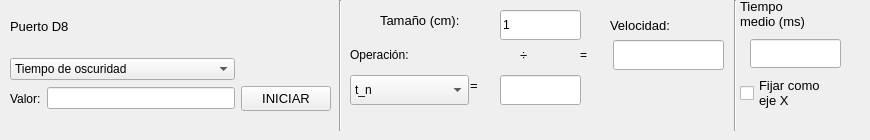
    <widget class="QWidget" name="tab_photogate">
     <attribute name="title">
      <string>Fotocompuertas</string>
     </attribute>
     <widget class="QLineEdit" name="size_entry">
      <property name="geometry">
       <rect>
        <x>500</x>
        <y>10</y>
        <width>81</width>
        <height>30</height>
       </rect>
      </property>
      <property name="text">
       <string>1</string>
      </property>
     </widget>
     <widget class="QWidget" name="gridLayoutWidget_2">
      <property name="geometry">
       <rect>
        <x>10</x>
        <y>0</y>
        <width>321</width>
        <height>111</height>
       </rect>
      </property>
      <layout class="QGridLayout" name="gridLayout_3" rowstretch="0,0,0">
       <property name="verticalSpacing">
        <number>6</number>
       </property>
       <item row="1" column="0">
        <widget class="QComboBox" name="photo_option">
         <property name="font">
          <font>
           <pointsize>9</pointsize>
          </font>
         </property>
         <item>
          <property name="text">
           <string>Tiempo de oscuridad</string>
          </property>
         </item>
         <item>
          <property name="text">
           <string>Tiempo claro-&gt;oscuro</string>
          </property>
         </item>
         <item>
          <property name="text">
           <string>Tiempo claro&lt;-&gt;oscuro</string>
          </property>
         </item>
         <item>
          <property name="text">
           <string>Tiempo doble fotocompuerta</string>
          </property>
         </item>
        </widget>
       </item>
       <item row="2" column="1">
        <widget class="QPushButton" name="photo_start_btn">
         <property name="minimumSize">
          <size>
           <width>90</width>
           <height>25</height>
          </size>
         </property>
         <property name="font">
          <font>
           <pointsize>10</pointsize>
          </font>
         </property>
         <property name="text">
          <string>INICIAR</string>
         </property>
         <property name="icon">
          <iconset theme="QIcon::ThemeIcon::MediaPlaybackStart">
           <normaloff>../../../../.designer/backup</normaloff>../../../../.designer/backup</iconset>
         </property>
        </widget>
       </item>
       <item row="0" column="0">
        <widget class="QLabel" name="label_portD7">
         <property name="font">
          <font>
           <pointsize>10</pointsize>
          </font>
         </property>
         <property name="text">
          <string>Puerto D8</string>
         </property>
        </widget>
       </item>
       <item row="2" column="0">
        <layout class="QHBoxLayout" name="horizontalLayout">
         <item>
          <widget class="QLabel" name="label_2">
           <property name="text">
            <string>Valor:</string>
           </property>
          </widget>
         </item>
         <item>
          <widget class="QLineEdit" name="photo_value">
           <property name="readOnly">
            <bool>true</bool>
           </property>
          </widget>
         </item>
        </layout>
       </item>
       <item row="0" column="1" rowspan="2">
        <widget class="QLabel" name="label_photo_options">
         <property name="text">
          <string/>
         </property>
         <property name="pixmap">
          <pixmap>../../../../../.designer/backup/tiempo_oscuridad.bmp</pixmap>
         </property>
        </widget>
       </item>
      </layout>
     </widget>
     <widget class="Line" name="line">
      <property name="geometry">
       <rect>
        <x>330</x>
        <y>0</y>
        <width>20</width>
        <height>131</height>
       </rect>
      </property>
      <property name="orientation">
       <enum>Qt::Orientation::Vertical</enum>
      </property>
     </widget>
     <widget class="QComboBox" name="operation_option">
      <property name="geometry">
       <rect>
        <x>350</x>
        <y>75</y>
        <width>119</width>
        <height>30</height>
       </rect>
      </property>
      <item>
       <property name="text">
        <string>t_n</string>
       </property>
      </item>
      <item>
       <property name="text">
        <string>t_n - t_(n-1)</string>
       </property>
      </item>
      <item>
       <property name="text">
        <string>t_n - t_(n-2)</string>
       </property>
      </item>
     </widget>
     <widget class="QLabel" name="label_operacion">
      <property name="geometry">
       <rect>
        <x>350</x>
        <y>40</y>
        <width>91</width>
        <height>30</height>
       </rect>
      </property>
      <property name="text">
       <string>Operación:</string>
      </property>
     </widget>
     <widget class="QLabel" name="label_velocidad">
      <property name="geometry">
       <rect>
        <x>610</x>
        <y>10</y>
        <width>111</width>
        <height>30</height>
       </rect>
      </property>
      <property name="font">
       <font>
        <pointsize>10</pointsize>
       </font>
      </property>
      <property name="text">
       <string>Velocidad:</string>
      </property>
     </widget>
     <widget class="QLabel" name="label_igual1">
      <property name="geometry">
       <rect>
        <x>470</x>
        <y>70</y>
        <width>31</width>
        <height>30</height>
       </rect>
      </property>
      <property name="font">
       <font>
        <pointsize>10</pointsize>
       </font>
      </property>
      <property name="text">
       <string>=</string>
      </property>
     </widget>
     <widget class="QLabel" name="label_division">
      <property name="geometry">
       <rect>
        <x>520</x>
        <y>40</y>
        <width>31</width>
        <height>30</height>
       </rect>
      </property>
      <property name="font">
       <font>
        <pointsize>10</pointsize>
       </font>
      </property>
      <property name="text">
       <string>÷</string>
      </property>
     </widget>
     <widget class="QLineEdit" name="operation_result">
      <property name="geometry">
       <rect>
        <x>500</x>
        <y>75</y>
        <width>81</width>
        <height>30</height>
       </rect>
      </property>
      <property name="text">
       <string/>
      </property>
      <property name="readOnly">
       <bool>true</bool>
      </property>
     </widget>
     <widget class="QLineEdit" name="velocity_value">
      <property name="geometry">
       <rect>
        <x>613</x>
        <y>40</y>
        <width>111</width>
        <height>30</height>
       </rect>
      </property>
      <property name="readOnly">
       <bool>true</bool>
      </property>
     </widget>
     <widget class="QLabel" name="label_igual2">
      <property name="geometry">
       <rect>
        <x>580</x>
        <y>40</y>
        <width>31</width>
        <height>30</height>
       </rect>
      </property>
      <property name="text">
       <string>=</string>
      </property>
     </widget>
     <widget class="Line" name="line_2">
      <property name="geometry">
       <rect>
        <x>725</x>
        <y>0</y>
        <width>20</width>
        <height>131</height>
       </rect>
      </property>
      <property name="orientation">
       <enum>Qt::Orientation::Vertical</enum>
      </property>
     </widget>
     <widget class="QLineEdit" name="average_time">
      <property name="geometry">
       <rect>
        <x>750</x>
        <y>39</y>
        <width>91</width>
        <height>29</height>
       </rect>
      </property>
      <property name="readOnly">
       <bool>true</bool>
      </property>
     </widget>
     <widget class="QLabel" name="label_tiempo_medio">
      <property name="geometry">
       <rect>
        <x>740</x>
        <y>-11</y>
        <width>121</width>
        <height>50</height>
       </rect>
      </property>
      <property name="font">
       <font>
        <pointsize>10</pointsize>
       </font>
      </property>
      <property name="whatsThis">
       <string/>
      </property>
      <property name="text">
       <string>Tiempo
medio (ms)</string>
      </property>
     </widget>
     <widget class="QCheckBox" name="Xaxis_checkBox">
      <property name="geometry">
       <rect>
        <x>740</x>
        <y>68</y>
        <width>121</width>
        <height>50</height>
       </rect>
      </property>
      <property name="font">
       <font>
        <pointsize>10</pointsize>
       </font>
      </property>
      <property name="acceptDrops">
       <bool>false</bool>
      </property>
      <property name="text">
       <string>Fijar como
eje X</string>
      </property>
     </widget>
     <widget class="QLabel" name="label_tamano">
      <property name="geometry">
       <rect>
        <x>380</x>
        <y>5</y>
        <width>111</width>
        <height>30</height>
       </rect>
      </property>
      <property name="font">
       <font>
        <pointsize>10</pointsize>
        <bold>false</bold>
       </font>
      </property>
      <property name="text">
       <string>Tamaño (cm):</string>
      </property>
     </widget>
    </widget>
